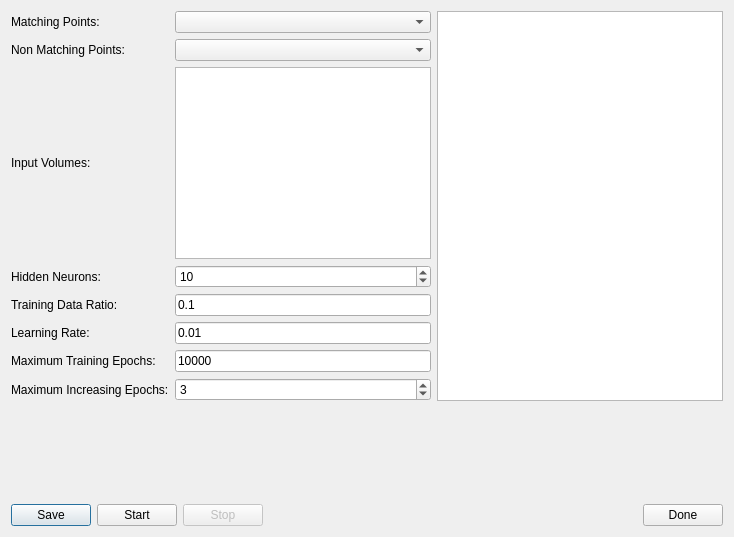
<?xml version="1.0" encoding="UTF-8"?>
<ui version="4.0">
 <class>NNVolumeTrainer</class>
 <widget class="QDialog" name="NNVolumeTrainer">
  <property name="geometry">
   <rect>
    <x>0</x>
    <y>0</y>
    <width>734</width>
    <height>537</height>
   </rect>
  </property>
  <property name="windowTitle">
   <string>Dialog</string>
  </property>
  <layout class="QVBoxLayout" name="verticalLayout">
   <item>
    <layout class="QHBoxLayout" name="horizontalLayout_2">
     <item>
      <layout class="QGridLayout" name="gridLayout">
       <item row="8" column="1">
        <widget class="QLineEdit" name="leTrainingEpochs">
         <property name="text">
          <string>10000</string>
         </property>
        </widget>
       </item>
       <item row="9" column="0">
        <widget class="QLabel" name="label_4">
         <property name="text">
          <string>Maximum Increasing Epochs:</string>
         </property>
        </widget>
       </item>
       <item row="0" column="1">
        <widget class="QComboBox" name="cbMatching"/>
       </item>
       <item row="1" column="1">
        <widget class="QComboBox" name="cbNonMatching"/>
       </item>
       <item row="8" column="0">
        <widget class="QLabel" name="label_6">
         <property name="text">
          <string>Maximum Training Epochs:</string>
         </property>
        </widget>
       </item>
       <item row="2" column="0">
        <widget class="QLabel" name="label_2">
         <property name="text">
          <string>Input Volumes:</string>
         </property>
        </widget>
       </item>
       <item row="4" column="0">
        <widget class="QLabel" name="label_8">
         <property name="text">
          <string>Hidden Neurons:</string>
         </property>
        </widget>
       </item>
       <item row="9" column="1">
        <widget class="QSpinBox" name="sbIncreasingEpochs">
         <property name="minimum">
          <number>1</number>
         </property>
         <property name="value">
          <number>3</number>
         </property>
        </widget>
       </item>
       <item row="7" column="1">
        <widget class="QLineEdit" name="leLearningRate">
         <property name="text">
          <string>0.01</string>
         </property>
        </widget>
       </item>
       <item row="1" column="0">
        <widget class="QLabel" name="label_3">
         <property name="text">
          <string>Non Matching Points:</string>
         </property>
        </widget>
       </item>
       <item row="7" column="0">
        <widget class="QLabel" name="label_7">
         <property name="text">
          <string>Learning Rate:</string>
         </property>
        </widget>
       </item>
       <item row="4" column="1">
        <widget class="QSpinBox" name="sbNeurons">
         <property name="minimum">
          <number>1</number>
         </property>
         <property name="maximum">
          <number>1000</number>
         </property>
         <property name="value">
          <number>10</number>
         </property>
        </widget>
       </item>
       <item row="5" column="1">
        <widget class="QLineEdit" name="leTrainingRatio">
         <property name="text">
          <string>0.1</string>
         </property>
        </widget>
       </item>
       <item row="2" column="1">
        <widget class="QListWidget" name="lwInput">
         <property name="selectionMode">
          <enum>QAbstractItemView::ExtendedSelection</enum>
         </property>
        </widget>
       </item>
       <item row="0" column="0">
        <widget class="QLabel" name="label">
         <property name="text">
          <string>Matching Points:</string>
         </property>
        </widget>
       </item>
       <item row="5" column="0">
        <widget class="QLabel" name="label_5">
         <property name="text">
          <string>Training Data Ratio:</string>
         </property>
        </widget>
       </item>
      </layout>
     </item>
     <item>
      <widget class="QPlainTextEdit" name="teProgress">
       <property name="readOnly">
        <bool>true</bool>
       </property>
      </widget>
     </item>
    </layout>
   </item>
   <item>
    <spacer name="verticalSpacer">
     <property name="orientation">
      <enum>Qt::Vertical</enum>
     </property>
     <property name="sizeHint" stdset="0">
      <size>
       <width>20</width>
       <height>6</height>
      </size>
     </property>
    </spacer>
   </item>
   <item>
    <layout class="QHBoxLayout" name="horizontalLayout">
     <item>
      <widget class="QPushButton" name="pbSave">
       <property name="enabled">
        <bool>true</bool>
       </property>
       <property name="text">
        <string>Save</string>
       </property>
      </widget>
     </item>
     <item>
      <widget class="QPushButton" name="pbRun">
       <property name="enabled">
        <bool>true</bool>
       </property>
       <property name="text">
        <string>Start</string>
       </property>
      </widget>
     </item>
     <item>
      <widget class="QPushButton" name="pbStop">
       <property name="enabled">
        <bool>false</bool>
       </property>
       <property name="text">
        <string>Stop</string>
       </property>
      </widget>
     </item>
     <item>
      <spacer name="horizontalSpacer">
       <property name="orientation">
        <enum>Qt::Horizontal</enum>
       </property>
       <property name="sizeHint" stdset="0">
        <size>
         <width>40</width>
         <height>20</height>
        </size>
       </property>
      </spacer>
     </item>
     <item>
      <widget class="QPushButton" name="pbDone">
       <property name="text">
        <string>Done</string>
       </property>
      </widget>
     </item>
    </layout>
   </item>
  </layout>
 </widget>
 <resources/>
 <connections>
  <connection>
   <sender>pbDone</sender>
   <signal>clicked()</signal>
   <receiver>NNVolumeTrainer</receiver>
   <slot>close()</slot>
   <hints>
    <hint type="sourcelabel">
     <x>406</x>
     <y>440</y>
    </hint>
    <hint type="destinationlabel">
     <x>228</x>
     <y>232</y>
    </hint>
   </hints>
  </connection>
 </connections>
</ui>
